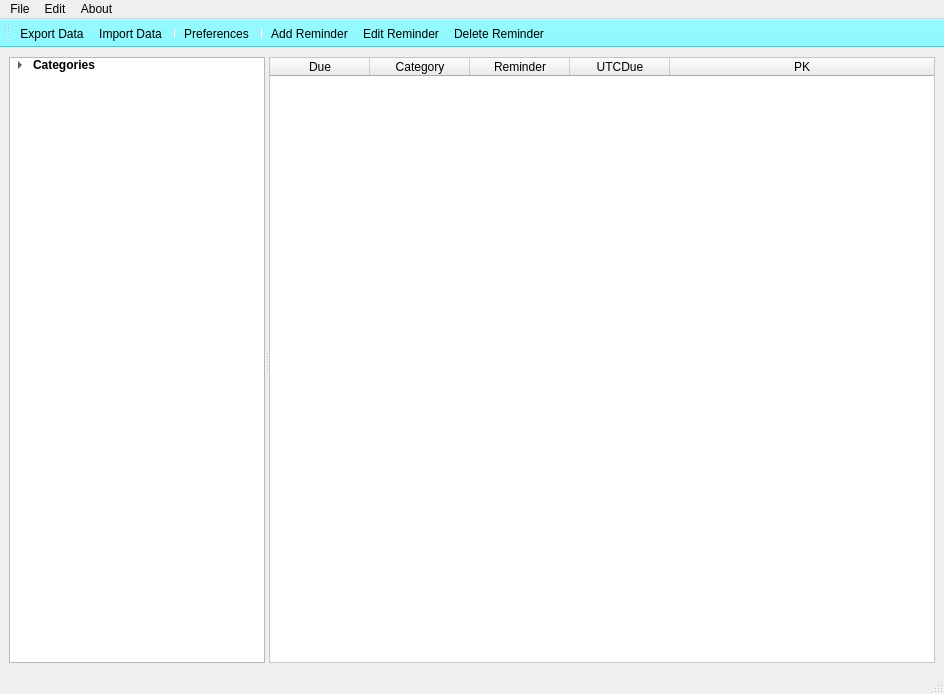
<?xml version="1.0" encoding="UTF-8"?>
<ui version="4.0">
 <class>mainWindow</class>
 <widget class="QMainWindow" name="mainWindow">
  <property name="geometry">
   <rect>
    <x>0</x>
    <y>0</y>
    <width>944</width>
    <height>694</height>
   </rect>
  </property>
  <property name="windowTitle">
   <string>QTierna</string>
  </property>
  <property name="windowIcon">
   <iconset resource="../icons.qrc">
    <normaloff>:/icons/icons/alarm-clock.png</normaloff>:/icons/icons/alarm-clock.png</iconset>
  </property>
  <property name="windowOpacity">
   <double>0.990000000000000</double>
  </property>
  <widget class="QWidget" name="centralwidget">
   <layout class="QGridLayout" name="gridLayout">
    <item row="0" column="0">
     <widget class="QSplitter" name="splitter">
      <property name="orientation">
       <enum>Qt::Horizontal</enum>
      </property>
      <property name="childrenCollapsible">
       <bool>false</bool>
      </property>
      <widget class="QTreeWidget" name="mainTreeWidget">
       <property name="sizePolicy">
        <sizepolicy hsizetype="MinimumExpanding" vsizetype="Expanding">
         <horstretch>0</horstretch>
         <verstretch>0</verstretch>
        </sizepolicy>
       </property>
       <property name="minimumSize">
        <size>
         <width>200</width>
         <height>0</height>
        </size>
       </property>
       <property name="statusTip">
        <string>Filter by category</string>
       </property>
       <property name="headerHidden">
        <bool>true</bool>
       </property>
       <attribute name="headerStretchLastSection">
        <bool>true</bool>
       </attribute>
       <column>
        <property name="text">
         <string>category</string>
        </property>
        <property name="font">
         <font>
          <weight>75</weight>
          <bold>true</bold>
         </font>
        </property>
       </column>
       <item>
        <property name="text">
         <string>Categories</string>
        </property>
        <property name="font">
         <font>
          <weight>75</weight>
          <bold>true</bold>
         </font>
        </property>
        <property name="icon">
         <iconset resource="../icons.qrc">
          <normaloff>:/icons/icons/folder.png</normaloff>:/icons/icons/folder.png</iconset>
        </property>
        <item>
         <property name="text">
          <string>Upcoming</string>
         </property>
         <property name="font">
          <font>
           <weight>75</weight>
           <bold>true</bold>
          </font>
         </property>
         <property name="icon">
          <iconset resource="../icons.qrc">
           <normaloff>:/icons/icons/alarm.png</normaloff>:/icons/icons/alarm.png</iconset>
         </property>
        </item>
        <item>
         <property name="text">
          <string>Complete</string>
         </property>
         <property name="font">
          <font>
           <weight>75</weight>
           <bold>true</bold>
          </font>
         </property>
         <property name="icon">
          <iconset resource="../icons.qrc">
           <normaloff>:/icons/icons/checked.png</normaloff>:/icons/icons/checked.png</iconset>
         </property>
        </item>
        <item>
         <property name="text">
          <string>Uncategorized</string>
         </property>
         <property name="font">
          <font>
           <weight>75</weight>
           <bold>true</bold>
          </font>
         </property>
         <property name="icon">
          <iconset resource="../icons.qrc">
           <normaloff>:/icons/icons/file.png</normaloff>:/icons/icons/file.png</iconset>
         </property>
        </item>
       </item>
      </widget>
      <widget class="QTableWidget" name="mainTableWidget">
       <property name="sizePolicy">
        <sizepolicy hsizetype="Expanding" vsizetype="Expanding">
         <horstretch>1</horstretch>
         <verstretch>0</verstretch>
        </sizepolicy>
       </property>
       <property name="minimumSize">
        <size>
         <width>500</width>
         <height>500</height>
        </size>
       </property>
       <property name="styleSheet">
        <string notr="true">QTableWidget{
	background-color: #FFF;
	alternate-background-color: rgb(140, 250, 255);
}

QTableWidget[complete=true]{
	background-color: #FFF;
	alternate-background-color: rgb(115, 235, 174, 127);
}

QToolTip {

color: #000000; 
border-radius: 5px;
max-width: 300px; 
background-color: rgb(140, 250, 255); 
border: 1px solid white; 

}
</string>
       </property>
       <property name="horizontalScrollBarPolicy">
        <enum>Qt::ScrollBarAlwaysOff</enum>
       </property>
       <property name="alternatingRowColors">
        <bool>true</bool>
       </property>
       <property name="selectionMode">
        <enum>QAbstractItemView::MultiSelection</enum>
       </property>
       <property name="selectionBehavior">
        <enum>QAbstractItemView::SelectRows</enum>
       </property>
       <attribute name="horizontalHeaderStretchLastSection">
        <bool>true</bool>
       </attribute>
       <attribute name="verticalHeaderStretchLastSection">
        <bool>false</bool>
       </attribute>
       <column>
        <property name="text">
         <string>Due</string>
        </property>
       </column>
       <column>
        <property name="text">
         <string>Category</string>
        </property>
       </column>
       <column>
        <property name="text">
         <string>Reminder</string>
        </property>
       </column>
       <column>
        <property name="text">
         <string>UTCDue</string>
        </property>
       </column>
       <column>
        <property name="text">
         <string>PK</string>
        </property>
       </column>
      </widget>
     </widget>
    </item>
   </layout>
  </widget>
  <widget class="QMenuBar" name="mainMenubar">
   <property name="geometry">
    <rect>
     <x>0</x>
     <y>0</y>
     <width>944</width>
     <height>25</height>
    </rect>
   </property>
   <widget class="QMenu" name="menuFile">
    <property name="title">
     <string>File</string>
    </property>
    <addaction name="actionImport_Data"/>
    <addaction name="actionExport_Data"/>
    <addaction name="separator"/>
    <addaction name="actionExit"/>
   </widget>
   <widget class="QMenu" name="menuAbout">
    <property name="title">
     <string>About</string>
    </property>
    <addaction name="actionHelp"/>
    <addaction name="separator"/>
    <addaction name="actionAbout"/>
   </widget>
   <widget class="QMenu" name="menuReminder">
    <property name="title">
     <string>Edit</string>
    </property>
    <addaction name="actionAdd_Reminder"/>
    <addaction name="actionEdit_Reminder"/>
    <addaction name="actionRemove_Reminder"/>
    <addaction name="separator"/>
    <addaction name="separator"/>
    <addaction name="actionAdd_Category"/>
    <addaction name="actionEdit_Category"/>
    <addaction name="actionDelete_Category"/>
    <addaction name="separator"/>
    <addaction name="actionPreferences"/>
   </widget>
   <addaction name="menuFile"/>
   <addaction name="menuReminder"/>
   <addaction name="menuAbout"/>
  </widget>
  <widget class="QToolBar" name="toolBar">
   <property name="windowTitle">
    <string>toolBar</string>
   </property>
   <property name="toolTip">
    <string>Edit Reminder</string>
   </property>
   <property name="styleSheet">
    <string notr="true">QToolBar{
    background-color: rgb(140, 250, 255);
     float: right;
}

QToolButton:hover{
   border: 1px solid white;
   background-color:rgb(140, 250, 255);
}</string>
   </property>
   <property name="iconSize">
    <size>
     <width>32</width>
     <height>32</height>
    </size>
   </property>
   <property name="toolButtonStyle">
    <enum>Qt::ToolButtonIconOnly</enum>
   </property>
   <attribute name="toolBarArea">
    <enum>TopToolBarArea</enum>
   </attribute>
   <attribute name="toolBarBreak">
    <bool>false</bool>
   </attribute>
   <addaction name="actionExport_Data"/>
   <addaction name="actionImport_Data"/>
   <addaction name="separator"/>
   <addaction name="actionPreferences"/>
   <addaction name="separator"/>
   <addaction name="actionAdd_Reminder"/>
   <addaction name="actionEdit_Reminder"/>
   <addaction name="actionRemove_Reminder"/>
  </widget>
  <widget class="QStatusBar" name="statusBar"/>
  <action name="actionImport_Data">
   <property name="icon">
    <iconset resource="../icons.qrc">
     <normaloff>:/icons/icons/import_white.png</normaloff>:/icons/icons/import_white.png</iconset>
   </property>
   <property name="text">
    <string>Import Data</string>
   </property>
   <property name="statusTip">
    <string>Import Reminders</string>
   </property>
   <property name="shortcut">
    <string>Ctrl+I</string>
   </property>
  </action>
  <action name="actionExport_Data">
   <property name="icon">
    <iconset resource="../icons.qrc">
     <normaloff>:/icons/icons/export_white.png</normaloff>:/icons/icons/export_white.png</iconset>
   </property>
   <property name="text">
    <string>Export Data</string>
   </property>
   <property name="statusTip">
    <string>Export Reminders</string>
   </property>
   <property name="shortcut">
    <string>Ctrl+E</string>
   </property>
  </action>
  <action name="actionExit">
   <property name="text">
    <string>Exit</string>
   </property>
  </action>
  <action name="actionAdd_Reminder">
   <property name="icon">
    <iconset resource="../icons.qrc">
     <normaloff>:/icons/icons/circle-add_white.png</normaloff>:/icons/icons/circle-add_white.png</iconset>
   </property>
   <property name="text">
    <string>Add Reminder</string>
   </property>
   <property name="statusTip">
    <string>Add Reminder</string>
   </property>
   <property name="shortcut">
    <string>Ctrl+A</string>
   </property>
  </action>
  <action name="actionRemove_Reminder">
   <property name="icon">
    <iconset resource="../icons.qrc">
     <normaloff>:/icons/icons/trash_white.png</normaloff>:/icons/icons/trash_white.png</iconset>
   </property>
   <property name="text">
    <string>Delete Reminder</string>
   </property>
   <property name="statusTip">
    <string>Delete selected reminders</string>
   </property>
   <property name="shortcut">
    <string>Ctrl+D</string>
   </property>
  </action>
  <action name="actionHelp">
   <property name="text">
    <string>Help</string>
   </property>
  </action>
  <action name="actionAbout">
   <property name="text">
    <string>About</string>
   </property>
  </action>
  <action name="actionPreferences">
   <property name="icon">
    <iconset resource="../icons.qrc">
     <normaloff>:/icons/icons/settings_white.png</normaloff>:/icons/icons/settings_white.png</iconset>
   </property>
   <property name="text">
    <string>Preferences</string>
   </property>
   <property name="statusTip">
    <string>Configure settings</string>
   </property>
  </action>
  <action name="actionEdit_Reminder">
   <property name="icon">
    <iconset resource="../icons.qrc">
     <normaloff>:/icons/icons/edit_white.png</normaloff>:/icons/icons/edit_white.png</iconset>
   </property>
   <property name="text">
    <string>Edit Reminder</string>
   </property>
   <property name="statusTip">
    <string>Edit selected reminder</string>
   </property>
   <property name="shortcut">
    <string>Ctrl+E</string>
   </property>
  </action>
  <action name="actionAdd_Category">
   <property name="text">
    <string>Add Category</string>
   </property>
  </action>
  <action name="actionEdit_Category">
   <property name="text">
    <string>Edit Category</string>
   </property>
  </action>
  <action name="actionDelete_Category">
   <property name="text">
    <string>Delete Category</string>
   </property>
  </action>
 </widget>
 <resources>
  <include location="../icons.qrc"/>
 </resources>
 <connections/>
</ui>
